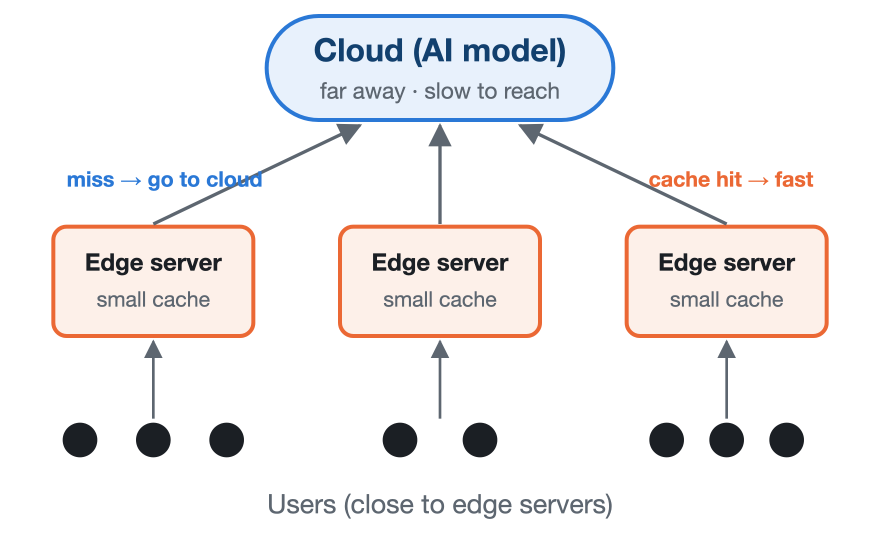
#> input picture Work1/figs/fig_system.png, 2640 x 1600 px (shown at 1/3 size); its folder holds 6 pictures in this run; the run also reads 1 picture not shown here
$ python build_pptx.py
#> lines starting #> are read from the running program, lines starting #| are printed output that depends on the picture
"""
build_pptx.py
=============
PosterPresentations Lockwood A0 템플릿에 포스터 내용을 채워 poster.pptx 를 만든다.

[구성] 템플릿의 좌·우 두 패널을 그대로 쓰고, 섹션 헤더 위치만 내용에 맞게 다시 잡는다.
  왼쪽  : OVERVIEW → GOALS → RESULTS ① (Work A, 승환 Intent Caching)
  오른쪽: RESULTS ② (Work B, KV Caching) → CONCLUSIONS → FUTURE WORK → REFERENCES → CONTACT

  템플릿 플레이스홀더(제목·저자·소속, 헤더 5개, 본문 5개)는 그대로 쓰고,
  템플릿에 없는 헤더·본문·그림·상자는 같은 스타일의 일반 도형으로 추가한다.

실행: ~/Desktop/연구실/논문작성/시뮬레이션/.venv/bin/python build_pptx.py
      (Pillow 필요. 먼저 make_figs.py 로 figs/*.png 를 만들어 둘 것)
"""

import os
import shutil
import tempfile
import zipfile
from xml.sax.saxutils import escape

HERE = os.path.dirname(os.path.abspath(__file__))
TEMPLATE = os.path.join(HERE, "..", "PosterPresentations.com-A0-Template-Lockwood.pptx")
OUT = os.path.join(HERE, "poster.pptx")
FIGS = os.path.join(HERE, "figs")

MM = 36000                      # 1 mm = 36000 EMU
NAVY = '<a:schemeClr val="accent5"><a:lumMod val="50000"/></a:schemeClr>'   # 템플릿 글자색
P1, P2, TODO = "2A78D6", "EB6834", "C0392B"
LAB_NAME = "NEXT Lab"
LAB_URL = "https://sites.google.com/view/nextlab-web/"
LAB_EMAIL = "jh.sung@jbnu.ac.kr"

# 템플릿 패널 좌표 (mm)
LX, RX, CW = 18, 426, 397

_id = [400]


def nid():
    _id[0] += 1
    return _id[0]


# ── 텍스트 ────────────────────────────────────────────────────────────
def run(text, b=False, color=None, sz=None, font=None, i=False):
    attrs = 'lang="en-US"'
    if sz:
        attrs += ' sz="%d"' % (sz * 100)
    if b:
        attrs += ' b="1"'
    if i:
        attrs += ' i="1"'
    fill = '<a:solidFill><a:srgbClr val="%s"/></a:solidFill>' % color if color else ""
    face = ('<a:latin typeface="%s"/><a:cs typeface="%s"/>' % (font, font)) if font else ""
    sp = ' xml:space="preserve"' if text != text.strip() else ""
    return '<a:r><a:rPr %s dirty="0">%s%s</a:rPr><a:t%s>%s</a:t></a:r>' % (attrs, fill, face, sp, escape(text))


def para(runs, bullet=False, align=None, after=6, sz=None, font=None):
    """runs: 문자열 또는 (text, opts) 목록. 글머리표는 템플릿 기본이 buNone 이라 직접 지정."""
    ppr = ' algn="%s"' % align if align else ""
    if bullet:
        ppr += ' marL="457200" indent="-342900"'
        bu = '<a:buFont typeface="Arial"/><a:buChar char="&#8226;"/>'
    else:
        ppr += ' marL="0" indent="0"'
        bu = "<a:buNone/>"
    body = ""
    for r in runs:
        if isinstance(r, str):
            r = (r, {})
        o = dict(r[1])
        o.setdefault("sz", sz)
        o.setdefault("font", font)
        body += run(r[0], **o)
    return '<a:p><a:pPr%s><a:spcAft><a:spcPts val="%d"/></a:spcAft>%s</a:pPr>%s</a:p>' % (
        ppr, after * 100, bu, body)


def xfrm(x, y, w, h):
    return '<a:xfrm><a:off x="%d" y="%d"/><a:ext cx="%d" cy="%d"/></a:xfrm>' % (
        x * MM, y * MM, w * MM, h * MM)


def ph(idx, x, y, w, h, paras, autofit=True):
    """템플릿 플레이스홀더를 위치만 바꿔 채운다 (서식은 레이아웃에서 상속)."""
    i = nid()
    fit = "" if autofit else "<a:normAutofit/>"
    return ('<p:sp><p:nvSpPr><p:cNvPr id="%d" name="Placeholder %d"/><p:cNvSpPr><a:spLocks noGrp="1"/></p:cNvSpPr>'
            '<p:nvPr><p:ph type="body" sz="quarter" idx="%d"/></p:nvPr></p:nvSpPr>'
            '<p:spPr>%s</p:spPr><p:txBody><a:bodyPr>%s</a:bodyPr><a:lstStyle/>%s</p:txBody></p:sp>') % (
        i, i, idx, xfrm(x, y, w, h), fit, "".join(paras))


def textbox(x, y, w, h, paras, name="Text", inset=6.2, anchor="t"):
    i = nid()
    ins = int(inset * MM)
    return ('<p:sp><p:nvSpPr><p:cNvPr id="%d" name="%s %d"/><p:cNvSpPr txBox="1"/><p:nvPr/></p:nvSpPr>'
            '<p:spPr>%s<a:prstGeom prst="rect"><a:avLst/></a:prstGeom><a:noFill/></p:spPr>'
            '<p:txBody><a:bodyPr wrap="square" lIns="%d" tIns="%d" rIns="%d" bIns="%d" anchor="%s"><a:noAutofit/></a:bodyPr>'
            '<a:lstStyle/>%s</p:txBody></p:sp>') % (i, name, i, xfrm(x, y, w, h), ins, ins, ins, ins, anchor, "".join(paras))


# 템플릿 헤더 스타일(39pt, 굵게, 밑줄, 가운데, 남색)을 일반 도형으로 재현
def header_box(x, y, text):
    i = nid()
    return ('<p:sp><p:nvSpPr><p:cNvPr id="%d" name="Section Header %d"/><p:cNvSpPr txBox="1"/><p:nvPr/></p:nvSpPr>'
            '<p:spPr>%s<a:prstGeom prst="rect"><a:avLst/></a:prstGeom><a:noFill/></p:spPr>'
            '<p:txBody><a:bodyPr wrap="square" lIns="89551" tIns="89551" rIns="89551" bIns="89551" anchor="ctr"><a:noAutofit/></a:bodyPr>'
            '<a:lstStyle/><a:p><a:pPr algn="ctr"><a:buNone/></a:pPr><a:r><a:rPr lang="en-US" sz="3900" b="1" u="sng" dirty="0">'
            '<a:solidFill>%s</a:solidFill></a:rPr><a:t>%s</a:t></a:r></a:p></p:txBody></p:sp>') % (
        i, i, xfrm(x, y, CW, 22), NAVY, escape(text))


def body_box(x, y, w, h, paras):
    """템플릿 본문(Times New Roman 28pt, 남색)과 같은 스타일의 일반 텍스트 상자."""
    return textbox(x, y, w, h, paras, name="Body")


def shape(x, y, w, h, paras, fill="F4F6F8", line=None, dash=False, geom="roundRect", name="Box", inset=3):
    i = nid()
    ln = ('<a:ln w="38100"><a:solidFill><a:srgbClr val="%s"/></a:solidFill>%s</a:ln>' % (
        line, '<a:prstDash val="dash"/>' if dash else "")) if line else "<a:ln><a:noFill/></a:ln>"
    fl = '<a:solidFill><a:srgbClr val="%s"/></a:solidFill>' % fill if fill else "<a:noFill/>"
    adj = '<a:gd name="adj" fmla="val 8000"/>' if geom == "roundRect" else ""
    ins = int(inset * MM)
    return ('<p:sp><p:nvSpPr><p:cNvPr id="%d" name="%s %d"/><p:cNvSpPr/><p:nvPr/></p:nvSpPr>'
            '<p:spPr>%s<a:prstGeom prst="%s"><a:avLst>%s</a:avLst></a:prstGeom>%s%s</p:spPr>'
            '<p:txBody><a:bodyPr wrap="square" lIns="%d" tIns="%d" rIns="%d" bIns="%d" anchor="ctr"><a:noAutofit/></a:bodyPr>'
            '<a:lstStyle/>%s</p:txBody></p:sp>') % (
        i, name, i, xfrm(x, y, w, h), geom, adj, fl, ln, ins, ins, ins, ins, "".join(paras))


# ── 그림 ──────────────────────────────────────────────────────────────
images = []      # (rId, 파일명)


def picture(fname, x, y, w, descr):
    from PIL import Image
    pw, phh = Image.open(os.path.join(FIGS, fname)).size
    h = w * phh / pw
    rid = "rIdImg%d" % (len(images) + 1)
    images.append((rid, fname))
    i = nid()
    xml = ('<p:pic><p:nvPicPr><p:cNvPr id="%d" name="Figure %d" descr="%s"/><p:cNvPicPr><a:picLocks noChangeAspect="1"/></p:cNvPicPr><p:nvPr/></p:nvPicPr>'
           '<p:blipFill><a:blip r:embed="%s"/><a:stretch><a:fillRect/></a:stretch></p:blipFill>'
           '<p:spPr><a:xfrm><a:off x="%d" y="%d"/><a:ext cx="%d" cy="%d"/></a:xfrm><a:prstGeom prst="rect"><a:avLst/></a:prstGeom></p:spPr></p:pic>') % (
        i, i, escape(descr), rid, int(x * MM), int(y * MM), int(w * MM), int(h * MM))
    return xml, h


# ── 내용 ──────────────────────────────────────────────────────────────
# 글자 크기 (pt). 템플릿 기본 28pt 대비 1.35배로 키웠고, 캡션·참고문헌도 같은 비율.
SCALE = 1.35
BODY = round(28 * SCALE)        # 본문
LIST = round(26 * SCALE)        # 방법 목록
CAP = round(22 * SCALE)         # 그림 캡션
REF = round(22 * SCALE)         # 참고문헌
GAP = 6                         # 블록 사이 간격 (mm)
FIG_W = 360                     # 결과 그림 폭 (mm)


def est_h(specs, w):
    """본문 상자 높이(mm) 추정 — Times New Roman 평균 글자폭 ≈ 0.45em, 줄간격 1.2."""
    import math
    h = 2 * 6.2
    for sp in specs:
        text = "".join(r if isinstance(r, str) else r[0] for r in sp["runs"])
        sz = sp.get("sz", BODY)
        usable = w - 12.4 - (12.7 if sp.get("bullet") else 0)
        per_line = usable / (sz * 0.3528 * 0.45)
        lines = max(1, math.ceil(len(text) / per_line))
        h += lines * sz * 1.2 * 0.3528 + sp.get("after", 6) * 0.3528
    return h


def block(x, y, w, specs, idx=None):
    """본문 블록. idx 가 있으면 템플릿 플레이스홀더, 없으면 같은 스타일의 일반 상자. (xml, 높이) 반환."""
    h = est_h(specs, w)
    paras = []
    for sp in specs:
        o = {k: v for k, v in sp.items() if k != "runs"}
        o.setdefault("sz", BODY)
        if idx is None:
            o.setdefault("font", "Times New Roman")
        paras.append(para(sp["runs"], **o))
    xml = ph(idx, x, y, w, h, paras) if idx is not None else body_box(x, y, w, h, paras)
    return xml, h


def build_shapes():
    S = []
    B = lambda t: (t, {"b": True})                       # noqa: E731
    C1 = lambda t: (t, {"b": True, "color": P1})         # noqa: E731
    C2 = lambda t: (t, {"b": True, "color": P2})         # noqa: E731
    T = lambda t: (t, {"b": True, "color": TODO})        # noqa: E731
    fx = lambda X: X + (CW - FIG_W) / 2                  # noqa: E731  그림 가운데 정렬

    def add(item):
        xml, h = item
        S.append(xml)
        return h

    # 제목·저자·소속
    S.append(ph(153, 114, 24, 614, 72, [para(["Keep the Right Things Close: Smarter Caching for AI Services at the Network Edge"], align="ctr", sz=80, after=0)], autofit=False))
    S.append(ph(151, 114, 98, 614, 26, [para([T("[TODO] Author 1, Seunghwan [surname], Advisor")], align="ctr", sz=50, after=0)], autofit=False))
    S.append(ph(150, 114, 126, 614, 24, [para([LAB_NAME + ", ", T("[TODO] Dept. of ___"), ", Jeonbuk National University"], align="ctr", sz=40, after=0)], autofit=False))

    # ── 왼쪽 패널 ──
    y = 186
    S.append(ph(11, LX, y, CW, 22, [para(["OVERVIEW"], align="ctr", after=0)]))
    y += 20
    y += add(block(LX, y, CW, [
        dict(runs=["AI services such as translation and chatbots run on powerful servers in a distant ", B("cloud"),
                   ". Every request travels there and waits for the answer."]),
        dict(runs=["Many requests are ", B("repeats"), ". Keeping a copy on a small ", B("edge server"),
                   " near the user makes the next answer much faster."]),
        dict(runs=["But edge servers are ", B("small"), ". So: ", B("what should we keep, and where?"),
                   " Popularity alone is not enough: items differ in time saved and memory used."], after=0),
    ], idx=10))
    y += add(picture("fig_system.png", LX + (CW - 250) / 2, y, 250, "Users connect to nearby edge servers, which connect to a distant cloud"))
#> in picture, `h = w * phh / pw`: h = 151.5
    y += GAP
    S.append(ph(20, LX, y, CW, 22, [para(["GOALS"], align="ctr", after=0)]))
    y += 20
    y += add(block(LX, y, CW, [
        dict(runs=[C1("Work A · "), B("Which AI results go on which edge server?"),
                   " Place answers on several edge servers to minimise delay, using distance and recompute cost."], bullet=True),
        dict(runs=[C2("Work B · "), B("Which LLM work is worth the memory?"),
                   " Cache shared prompt work (KV cache) with the most saving per unit of GPU memory."], bullet=True, after=0),
    ], idx=96))
    y += GAP
    S.append(header_box(LX, y, "RESULTS ①  ·  WORK A: WHERE TO PLACE RESULTS"))
    y += 20
    y += add(block(LX, y, CW, [
        dict(runs=[B("Key idea. "), "A cheap answer (Weather, 1) is not worth a far server: the cloud is faster (2+2+1 = 5 < 7). "
                   "An expensive one (Translation, 18) is: far server 7 < cloud 2+2+18 = 22."], after=4),
        dict(runs=[B("Baseline: "), "popular items, round-robin"], bullet=True, sz=LIST, after=0),
        dict(runs=[C1("Full MG: "), "best item–server pair at each step"], bullet=True, sz=LIST, after=0),
        dict(runs=[C2("DW: "), "same rule, one server per turn (demand-weighted)"], bullet=True, sz=LIST, after=0),
    ]))
    kw = (CW - 12 - 2 * 6) / 3
    for k, (v, lab, col) in enumerate([("~20%", "lower delay than Baseline", P1),
                                       ("< 1%", "gap to the optimum (MILP)", "1B1F24"),
                                       ("< ½", "compute (DW), 1–2% loss", P2)]):
        S.append(shape(LX + 6 + k * (kw + 6), y, kw, 46, [
            para([(v, {"b": True, "color": col, "sz": round(54 * SCALE)})], align="ctr", after=0),
            para([(lab, {"color": "5D6670", "sz": round(20 * SCALE)})], align="ctr", after=0)], name="KPI"))
    y += 46 + GAP
    S.append(shape(fx(LX), y, FIG_W, 118, [
        para([T("[TODO] Insert poster_figs/fig1_improvement_vs_R")], align="ctr", sz=28, after=4),
        para([("Improvement over Baseline vs. number of users R · Full MG best in all 60 settings (19.9–23.0% at N = 50)", {"color": "5D6670"})], align="ctr", sz=22, after=0)],
        fill=None, line=TODO, dash=True, name="Figure Placeholder"))
    y += 118 + GAP / 2
    y += add(picture("fig_intent_density.png", fx(LX), y, FIG_W, "Average delay for four user-density and capacity scenarios"))
    add(block(LX, y, CW, [dict(runs=["N = 50, R = 30, users clustered 20:30:50. More cache for the busier server (3/5/7) gives the lowest delay; the opposite (7/5/3) is worst."], sz=CAP, after=0)]))

    # ── 오른쪽 패널 ──
    y = 186
    S.append(ph(25, RX, y, CW, 22, [para(["RESULTS ②  ·  WORK B: WHAT TO CACHE"], align="ctr", after=0)]))
    y += 20
    y += add(block(RX, y, CW, [
        dict(runs=[B("Key idea. "), "An edge GPU runs many models and precisions. Prefixes of the same length cost the ",
                   B("same compute"), " but use up to ", B("9× (model) and 4× (precision) more memory"), "."], after=4),
        dict(runs=[B("Baseline: "), "most popular first"], bullet=True, sz=LIST, after=0),
        dict(runs=[C1("Proposed #1: "), "popular × costly to compute"], bullet=True, sz=LIST, after=0),
        dict(runs=[C2("Proposed #2: "), "(popular × costly) ÷ memory used"], bullet=True, sz=LIST, after=0),
    ], idx=26))
    y += add(picture("fig_kv_vs_baseline.png", fx(RX), y, FIG_W, "Improvement over Baseline for Proposed 1 and 2"))
    y += add(block(RX, y, CW, [dict(runs=["20 prefixes, top 5 kept, median of 50 setups. #1 is fastest but uses ~1.5× memory; #2 saves 85% more per unit memory."], sz=CAP, after=0)]))
    y += add(picture("fig_kv_heatmap.png", fx(RX), y, FIG_W, "Saving per unit memory of Proposed 2 over Proposed 1"))
    y += add(block(RX, y, CW, [dict(runs=["Saving per unit memory, #2 vs. #1 (median, wins/50; hatched < 40). 100 prefixes, 20% kept: +87% (50/50), still 10.7% faster than Baseline."], sz=CAP, after=0)]))
    y += GAP
    S.append(header_box(RX, y, "CONCLUSIONS"))
    y += 20
    y += add(block(RX, y, CW, [
        dict(runs=["\"Most popular first\" leaves a lot on the table."], bullet=True, after=2),
        dict(runs=[C1("Work A: "), "~20% lower delay, within 1% of optimal."], bullet=True, after=2),
        dict(runs=[C2("Work B: "), "speed → #1; short on memory → #2 (+85% per memory)."], bullet=True, after=0),
    ]))
    y += GAP
    S.append(header_box(RX, y, "FUTURE WORK"))
    y += 20
    y += add(block(RX, y, CW, [
        dict(runs=["More edge servers (5, 10), changing requests"], bullet=True, after=2),
        dict(runs=["Real GPU profiling of compute and memory"], bullet=True, after=0),
    ]))
    y += GAP
    S.append(ph(27, RX, y, CW, 22, [para(["REFERENCES"], align="ctr", after=0)]))
    y += 20
    refs = [
        "K. Shanmugam et al., \"FemtoCaching,\" IEEE Trans. Inf. Theory, 2013.",
        "Z. Qu et al., \"TrimCaching,\" IEEE ICDCS, 2024.",
        "L. Breslau et al., \"Web caching and Zipf-like distributions,\" IEEE INFOCOM, 1999.",
        "J. Wang et al., \"KVCache Cache in the Wild,\" USENIX ATC, 2025.",
        "L. Yang, Z. Liu, \"Spatial Prefix Caching for Wireless Edge LLM Inference.\"",
    ]
    y += add(block(RX, y, CW, [dict(runs=["[%d] %s" % (k + 1, r)], sz=REF, after=2) for k, r in enumerate(refs)], idx=28))
    y += GAP
    S.append(ph(29, RX, y, CW, 22, [para(["CONTACT"], align="ctr", after=0)]))
    y += 24
    # QR 이미지(figs/qr_lab.png)는 연구실 사이트 URL 로 따로 생성해 둔다
    add(picture("qr_lab.png", RX + 16, y, 100, "QR code linking to " + LAB_URL))
    add(block(RX + 124, y + 4, CW - 129, [
        dict(runs=[B("Scan to visit our lab")], after=6),
        dict(runs=[LAB_NAME], after=2),
        dict(runs=[LAB_URL], after=2),
        dict(runs=[LAB_EMAIL], after=0),
    ], idx=30))
    print("bottom: right = %.0f mm (panel ends ~1155)" % (y + 100))
    return S


SLIDE_HEAD = ('<?xml version="1.0" encoding="UTF-8" standalone="yes"?>\n'
              '<p:sld xmlns:a="http://schemas.openxmlformats.org/drawingml/2006/main" '
              'xmlns:r="http://schemas.openxmlformats.org/officeDocument/2006/relationships" '
              'xmlns:p="http://schemas.openxmlformats.org/presentationml/2006/main"><p:cSld><p:spTree>'
              '<p:nvGrpSpPr><p:cNvPr id="1" name=""/><p:cNvGrpSpPr/><p:nvPr/></p:nvGrpSpPr>'
              '<p:grpSpPr><a:xfrm><a:off x="0" y="0"/><a:ext cx="0" cy="0"/><a:chOff x="0" y="0"/><a:chExt cx="0" cy="0"/></a:xfrm></p:grpSpPr>')
SLIDE_TAIL = '</p:spTree></p:cSld><p:clrMapOvr><a:masterClrMapping/></p:clrMapOvr></p:sld>'


def main():
    shapes = build_shapes()
#> in build_shapes, `y += add(picture("fig_system.png", LX + (CW - 250) / 2, y, 250, "Users..`: y = 502.9
#> in build_shapes, `y += GAP`: y = 508.9
#> in build_shapes, `y += 20`: y = 528.9
#> in build_shapes, `y += add(block(LX, y, CW, [ dict(runs=[C1("Work A · "), B("Which AI re..`: y = 639.9
#> in build_shapes, `y += GAP`: y = 645.9
#> in build_shapes, `y += 20`: y = 665.9
#> in build_shapes, `y += add(block(LX, y, CW, [ dict(runs=[B("Key idea. "), "A cheap answe..`: y = 772.4
#> after the loop in build_shapes, `for k, (v, lab, col) in enumerate([("~20%", "lower delay than Baseline..`: S = 13 items
#> in build_shapes, `y += 46 + GAP`: y = 824.4
#> in build_shapes, `y += 118 + GAP / 2`: y = 945.4
#> call 2 of picture, with fname = 'fig_intent_density.png', x = 36.5, y = 945.4, w = 360
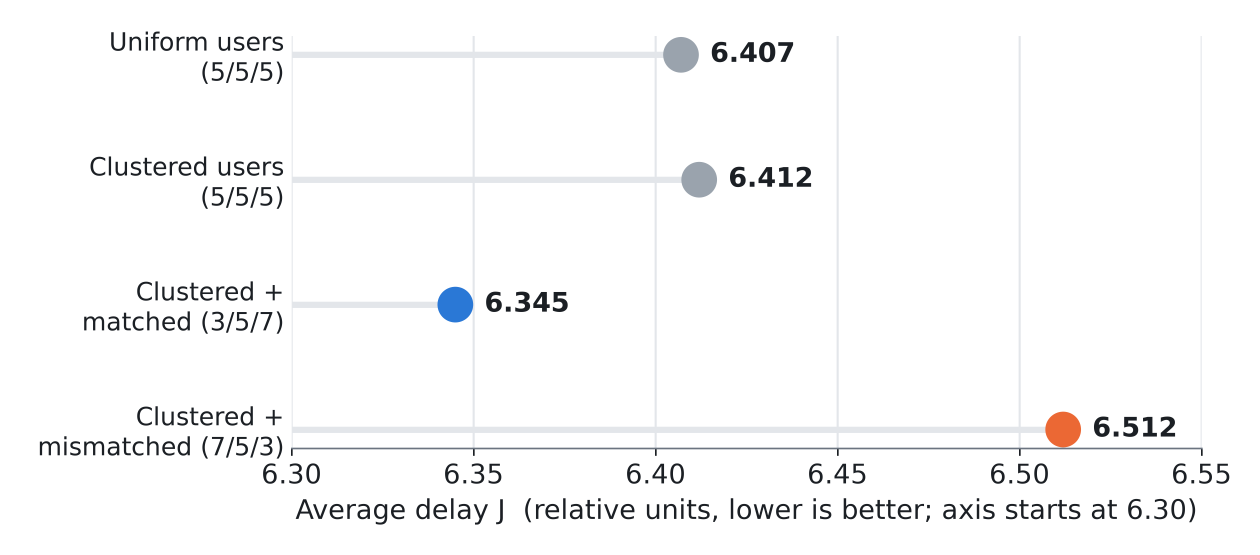
#> input picture Work1/figs/fig_intent_density.png, 3780 x 1665 px (shown at 1/3 size)
#> in picture (call 2), `h = w * phh / pw`: h = 158.6
#> in build_shapes, `y += add(picture("fig_intent_density.png", fx(LX), y, FIG_W, "Average ..`: y = 1104
#> call 3 of picture, with fname = 'fig_kv_vs_baseline.png', x = 444.5, y = 312.5, w = 360
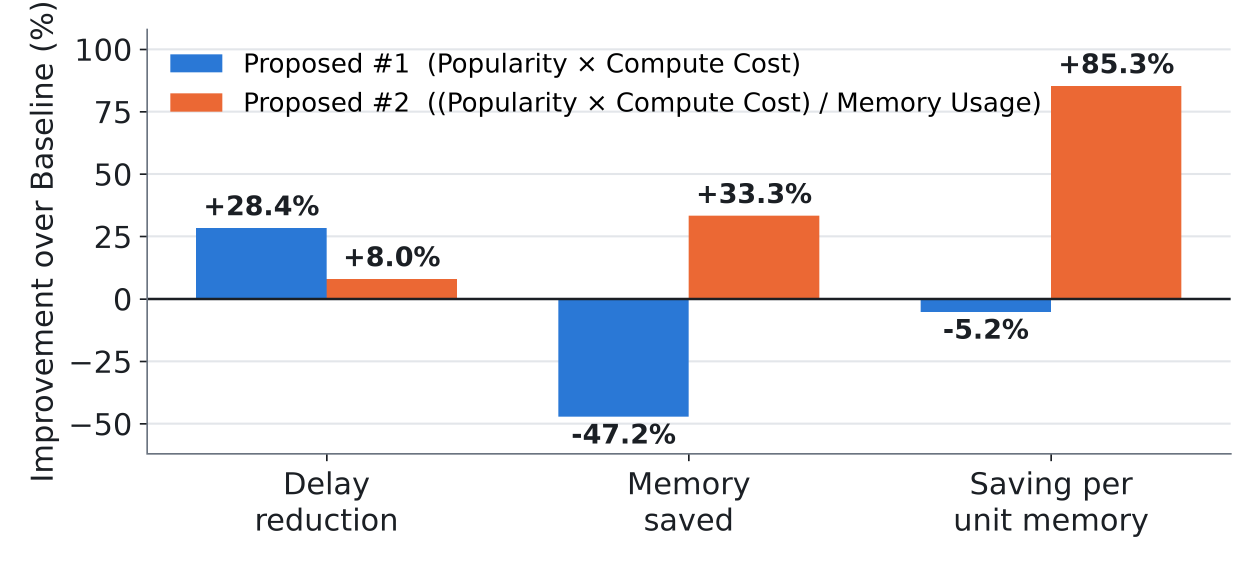
#> input picture Work1/figs/fig_kv_vs_baseline.png, 3780 x 1710 px (shown at 1/3 size)
#> in picture (call 3), `h = w * phh / pw`: h = 162.9
#> (the rest of the program and of its run is left out)
